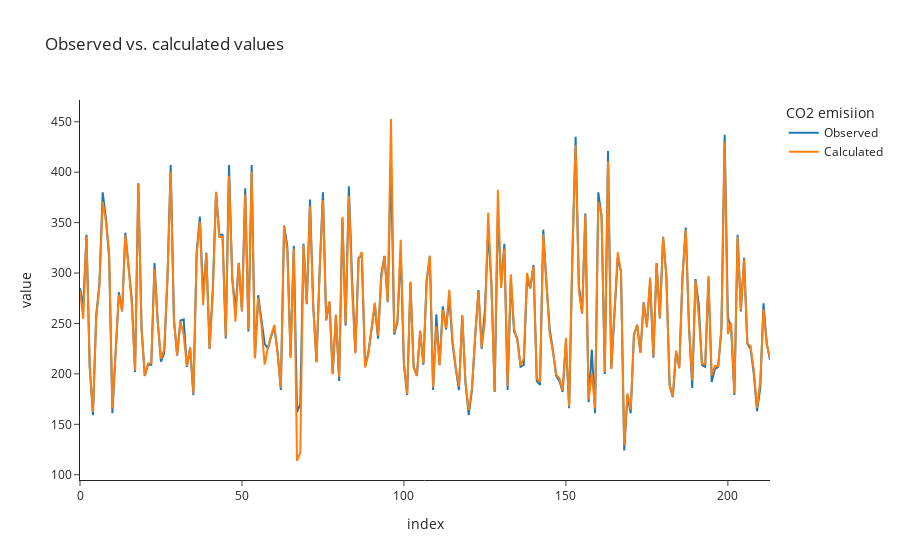

This figure's notebook cell:
### Code cell
fig = px.line(compare_df, title="Observed vs. calculated values")
fig.update_legends(dict(title="CO2 emisiion"))

### Figure 1 — Plotly figure (JSON) as saved in the notebook; plotly's stock layout.template omitted (floating-point values rounded to 4 significant figures; data arrays with more than 128 entries replaced by an {"elided": "..."} marker saying what was removed)
{"data": [{"hovertemplate": "variable=Observed<br>index=%{x}<br>value=%{y}<extra></extra>", "legendgroup": "Observed", "line": {"color": "#1F77B4", "dash": "solid"}, "marker": {"symbol": "circle"}, "mode": "lines", "name": "Observed", "orientation": "v", "showlegend": true, "type": "scatter", "x": {"elided": "214 int values"}, "xaxis": "x", "y": {"elided": "214 int values"}, "yaxis": "y"}, {"hovertemplate": "variable=Calculated<br>index=%{x}<br>value=%{y}<extra></extra>", "legendgroup": "Calculated", "line": {"color": "#FF7F0E", "dash": "solid"}, "marker": {"symbol": "circle"}, "mode": "lines", "name": "Calculated", "orientation": "v", "showlegend": true, "type": "scatter", "x": {"elided": "214 int values"}, "xaxis": "x", "y": {"elided": "214 float values"}, "yaxis": "y"}], "layout": {"legend": {"title": {"text": "CO2 emisiion"}, "tracegroupgap": 0}, "title": {"text": "Observed vs. calculated values"}, "xaxis": {"anchor": "y", "domain": [0, 1], "title": {"text": "index"}}, "yaxis": {"anchor": "x", "domain": [0, 1], "title": {"text": "value"}}}}
